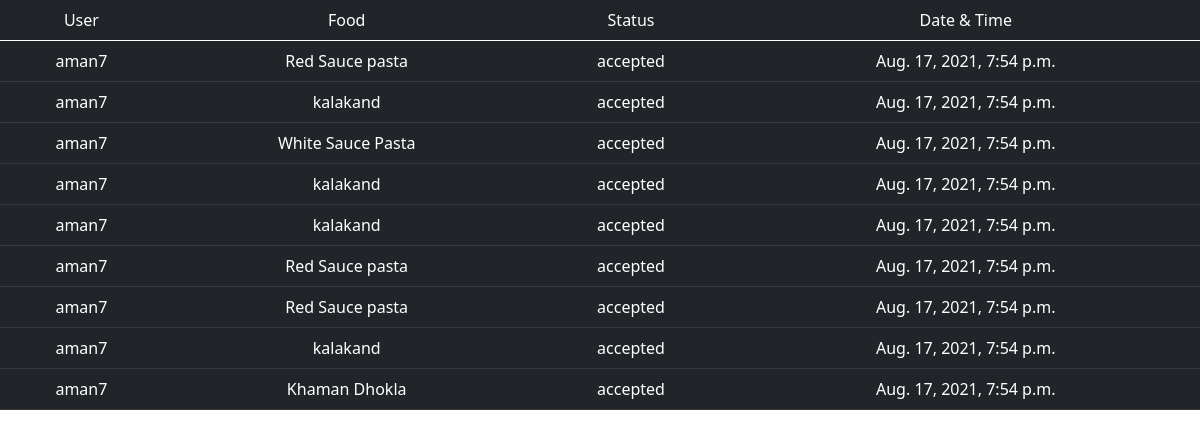
Before: /orders (signed in) with the older database file.
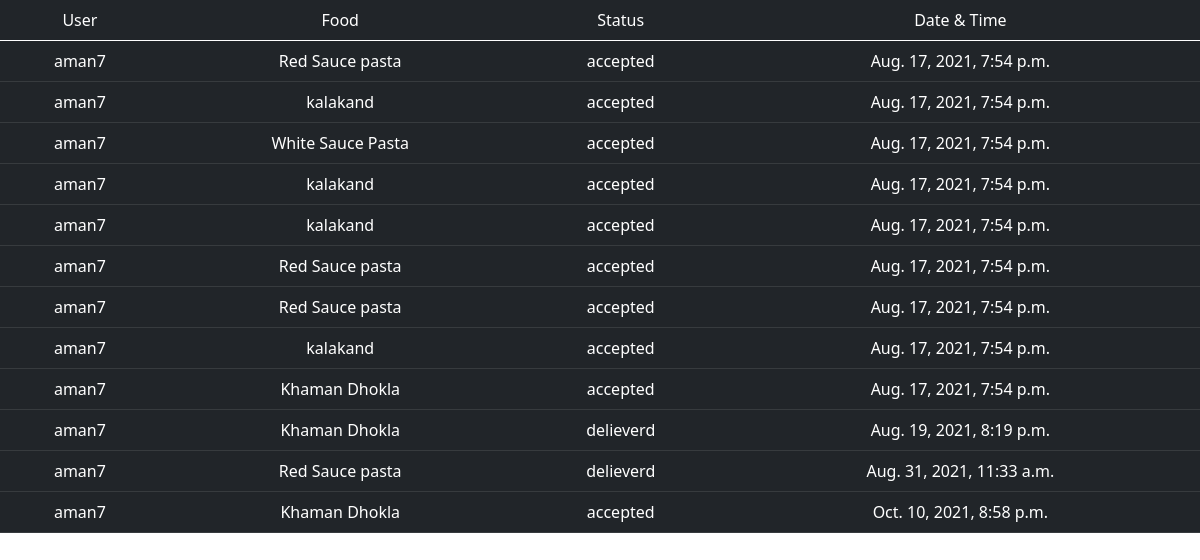
After: the same page with the newer database file.
### zomatoapp/models.py (models this page shows, shortened)
class Userproduct(models.Model):
    user = models.ForeignKey(User,on_delete=models.DO_NOTHING)
    dish = models.ForeignKey(Dish,on_delete=models.DO_NOTHING)
    payment = models.ForeignKey(Payment,on_delete=models.CASCADE)
    delstatus = [
        ('order accepted','accept'),
        ('Food is being prepared','food is being prepared'),
        ('out for delievery','out for delievery'),
        ('delieverd','delieverd')
    ]
    status = models.CharField(choices = delstatus,max_length=200,default="accepted")
    date = models.DateTimeField(auto_now_add=True)

class Dish(models.Model):
    resturant = models.ForeignKey(Resturant,on_delete=models.CASCADE,default="")
    name = models.CharField(max_length=200)
    description = models.CharField(max_length=80)
    image = models.ImageField(upload_to="uploads/dishes",default="",blank=True)
    imagelink = models.CharField(max_length=1400,default="",blank=True)
    price = models.PositiveIntegerField(default=0)
    available = models.BooleanField(default=True)
    category = models.ForeignKey(Category,on_delete=models.DO_NOTHING,default="")
    def __str__(self):
        return self.name

### zomatoapp/views.py (the view)
# urls.py: path('orders',views.orders,name="orders")
def orders(request):
    if request.user.is_authenticated:
        user = request.user
        print(user)
    else:
        user = None
    userproduct = Userproduct.objects.filter(user=user)
    context = {
        'userproduct' : userproduct
    }
    return render(request,"order.html",context=context)

### templates/order.html (shortened to what this page needs)
<!doctype html>
<html lang="en">
  <head>
    <link href="https://cdn.jsdelivr.net/npm/bootstrap@5.1.0/dist/css/bootstrap.min.css" rel="stylesheet">
  </head>
  <body>
    <table class="table table-dark text-center">
        <thead>
            <td>User</td>
            <td>Food</td>
            <td>Status</td>
            <td>Date & Time</td>
        </thead>
        <tbody>
            {% for userproduct in userproduct %}
                <tr>
                        <td>{{userproduct.user}}</td>
                        <td>{{userproduct.dish}}</td>
                        <td>{{userproduct.status}}</td>
                        <td>{{userproduct.date}}</td>
                </tr>
            {% endfor %}
        </tbody>
    </table>

Changed rows visible on the page:
added Userproduct: user "aman7", dish "Khaman Dhokla", status "delieverd", date "Aug. 19, 2021, 8:19 p.m."
added Userproduct: user "aman7", dish "Red Sauce pasta", status "delieverd", date "Aug. 31, 2021, 11:33 a.m."
added Userproduct: user "aman7", dish "Khaman Dhokla", status "accepted", date "Oct. 10, 2021, 8:58 p.m."
